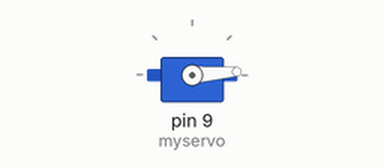
Recording of a sketch running on a simulated Arduino Uno, built with avr-gcc and run on an emulated ATmega328P. Shown: servo. Random numbers use the default seed unless the sketch sets one.

Above: at 0.05 s.
At 0.85 s:
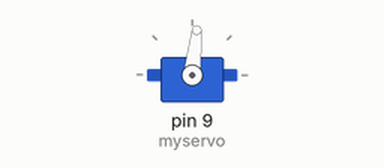
At 1.2 s:
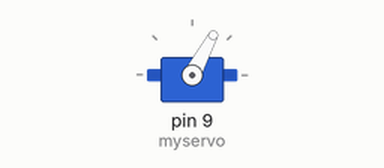
At 1.65 s:
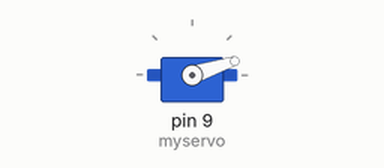
Timing chart, 0 to 4.2 s (numbered marks = the images above):
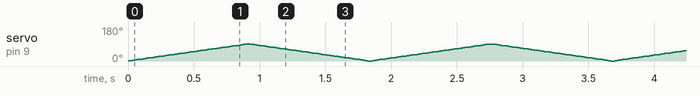

The sketch:

servo_test.ino
```cpp
#include <Servo.h>

Servo myservo;
char data[3];

void setup() {
  // put your setup code here, to run once:
  myservo.write(0);
  myservo.attach(9);
  Serial.begin(9600);
}

void loop() {
  // put your main code here, to run repeatedly:
  servo_test_normal();
//  servo_test_random();
//  servo_test_static();
//  servo_test_serial();
}

void servo_test_normal() {
  int val = 0;
  while(val <= 90) {
    val += 1;
    myservo.write(val);
    delay(10);
  }
  while(val >= 0) {
    val = val - 1;
    myservo.write(val);
    delay(10);
  }
}

void servo_test_random() {
  int val = random(0, 180);
  myservo.write(val);
}

void servo_test_static() {
  int val = 90;
  myservo.write(val);
}

void servo_test_serial() {
  Serial.write('a');
  get_data();
  write_data();
}

void get_data() {
  int num = 0;
  while(true) {
    if(Serial.available() > 0) {
      data[num] = Serial.read();
      if(data[num] == '/') {
        data[num] = '\0';
        break;
      }else {
        num += 1;
      }
    }
  }
}

void write_data() {
  int val = atoi(data);
  myservo.write(val);
  Serial.println(val);
}
```
